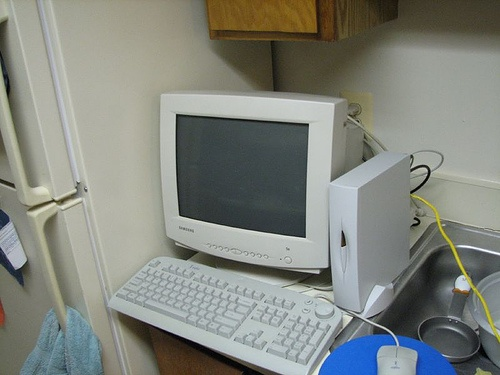
//> input picture test.jpg, 500 x 375 px
$ ./032_More_Filter   (built with g++ and OpenCV 4)
//> lines starting //> are read from the running program, lines starting //| are printed output that depends on the picture
#include <iostream>
#include <opencv2/opencv.hpp>

using namespace std;
using namespace cv;

int main(int argc, char** argv) {
	Mat src = imread("H:\\OpenCV_Learning\\test.jpg");
//> src is the input picture: 375 rows x 500 cols, CV_8UC3; mean B, G, R 126.1, 133.4, 130.1
	if (src.empty()) {
		printf("could not load img...\n");
		return -1;
	}
	namedWindow("input", WINDOW_AUTOSIZE);
	imshow("input", src);

	Mat robert_x = (Mat_<int>(2, 2) <<
		1, 0,
		0, -1);
	Mat robert_y = (Mat_<int>(2, 2) <<
		0, -1,
		1, 0);

	Mat prewitt_x = (Mat_<char>(3, 3) <<
		-1, 0, 1,
		-1, 0, 1,
		-1, 0, 1);

	Mat prewitt_y = (Mat_<char>(3, 3) <<
		-1, -1, -1,
		0, 0, 0,
		1, 1, 1);

	Mat robert_grad_x, robert_grad_y, prewitt_grad_x, prewitt_grad_y;
	filter2D(src, robert_grad_x, CV_16S, robert_x);
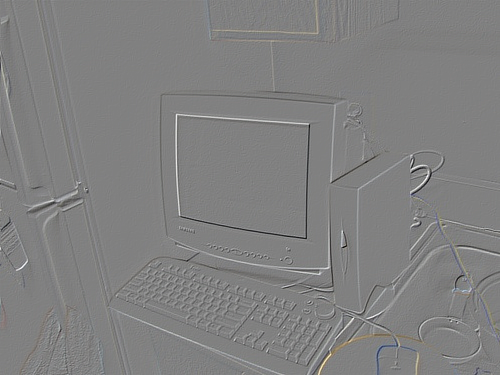
//> robert_grad_x: 375 rows x 500 cols, CV_16SC3; mean B, G, R -0.2, -0.1, 0; drawn with min black and max white
	filter2D(src, robert_grad_y, CV_16S, robert_y);
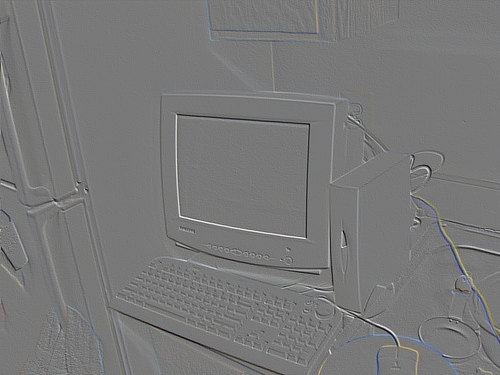
//> robert_grad_y: 375 rows x 500 cols, CV_16SC3; mean B, G, R 0.1, 0, -0.1; drawn with min black and max white
	convertScaleAbs(robert_grad_x, robert_grad_x);
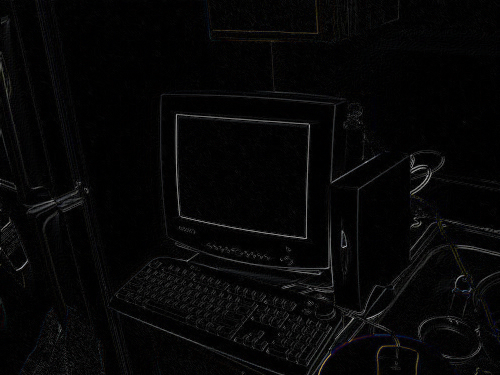
//> robert_grad_x: 375 rows x 500 cols, CV_8UC3; mean B, G, R 6.6, 6.4, 6.4
	convertScaleAbs(robert_grad_y, robert_grad_y);
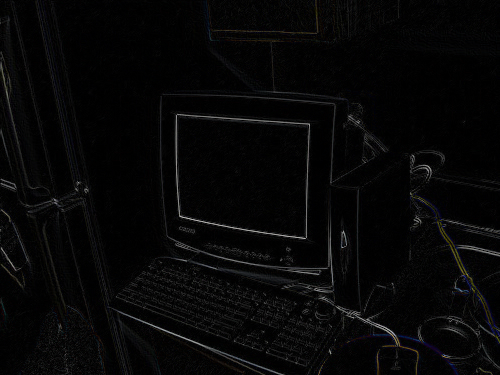
//> robert_grad_y: 375 rows x 500 cols, CV_8UC3; mean B, G, R 6.9, 6.7, 6.7

	filter2D(src, prewitt_grad_x, CV_32F, prewitt_x);
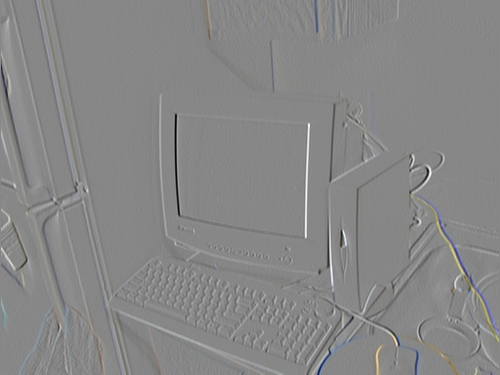
//> prewitt_grad_x: 375 rows x 500 cols, CV_32FC3; mean B, G, R 0.4, 0.4, 0.3; drawn with min black and max white
	filter2D(src, prewitt_grad_y, CV_32F, prewitt_y);
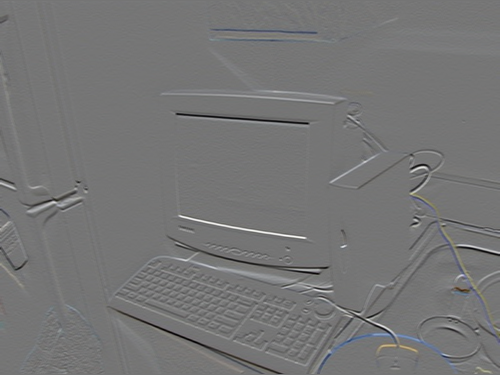
//> prewitt_grad_y: 375 rows x 500 cols, CV_32FC3; mean B, G, R 0.8, 0.1, -0.3; drawn with min black and max white
	convertScaleAbs(prewitt_grad_x, prewitt_x);
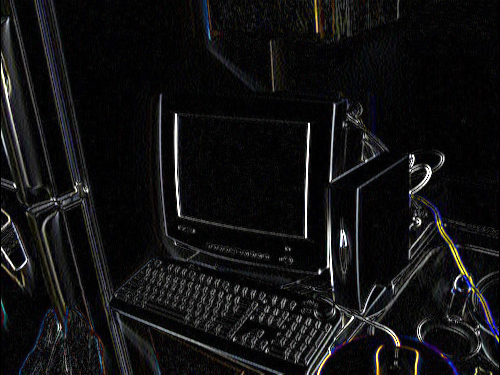
//> prewitt_x: 375 rows x 500 cols, CV_8UC3; mean B, G, R 18.7, 18, 18.1
	convertScaleAbs(prewitt_grad_x, prewitt_y);
	printf("image gradient...");

	imshow("robert x", robert_grad_x);
	imshow("robert y", robert_grad_y);
	imshow("prewitt x", prewitt_grad_x);
	imshow("prewitt y", prewitt_grad_y);

	waitKey(0);
	destroyAllWindows();
	return 0;
}
